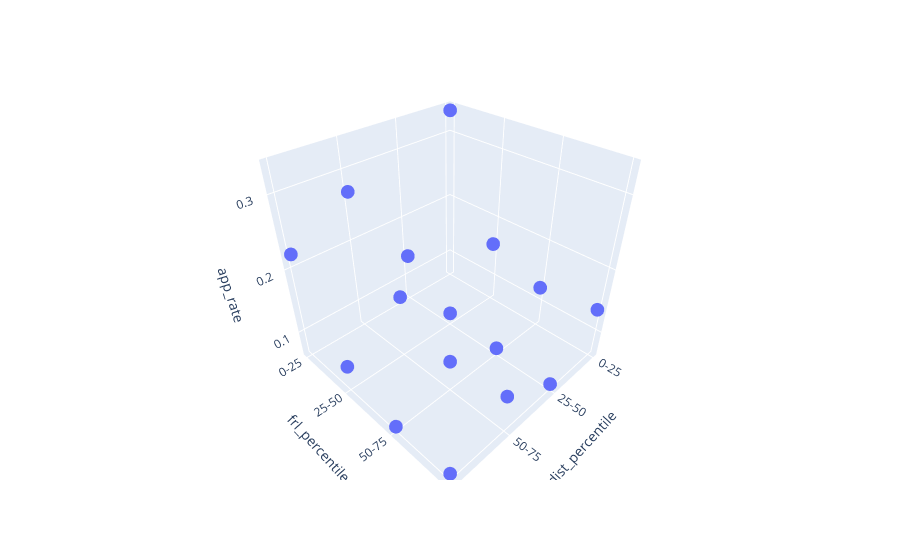

The cell this chart's notebook holds for it:
### Code cell
#| fig-alt: An interactive 3D scatter plot of 16 points. The two floor axes are dist_percentile and frl_percentile, each with four buckets from 0-25 to 75-100, and the vertical axis is app_rate, from about 0.07 to 0.33. Seen from any single angle, the heights of the points are hard to compare.
px.scatter_3d(
    app_by_frl_dist,
    x="dist_percentile",
    y="frl_percentile",
    z="app_rate",
    category_orders={"dist_percentile": labels, "frl_percentile": labels},
)

### Figure 1 — Plotly figure (JSON) as saved in the notebook; plotly's stock layout.template omitted (floating-point values rounded to 4 significant figures)
{"data": [{"hovertemplate": "dist_percentile=%{x}<br>frl_percentile=%{y}<br>app_rate=%{z}<extra></extra>", "legendgroup": "", "marker": {"color": "#636efa", "symbol": "circle"}, "mode": "markers", "name": "", "scene": "scene", "showlegend": false, "type": "scatter3d", "x": ["0-25", "25-50", "50-75", "75-100", "0-25", "25-50", "50-75", "75-100", "0-25", "25-50", "50-75", "75-100", "0-25", "25-50", "50-75", "75-100"], "y": ["0-25", "0-25", "0-25", "0-25", "25-50", "25-50", "25-50", "25-50", "50-75", "50-75", "50-75", "50-75", "75-100", "75-100", "75-100", "75-100"], "z": [0.3321, 0.1373, 0.2726, 0.2226, 0.1582, 0.08015, 0.1589, 0.1007, 0.1263, 0.07135, 0.1093, 0.06789, 0.1385, 0.07018, 0.1193, 0.07191]}], "layout": {"legend": {"tracegroupgap": 0}, "margin": {"t": 60}, "scene": {"domain": {"x": [0, 1], "y": [0, 1]}, "xaxis": {"categoryarray": ["0-25", "25-50", "50-75", "75-100"], "categoryorder": "array", "title": {"text": "dist_percentile"}}, "yaxis": {"categoryarray": ["0-25", "25-50", "50-75", "75-100"], "categoryorder": "array", "title": {"text": "frl_percentile"}}, "zaxis": {"title": {"text": "app_rate"}}}}}
